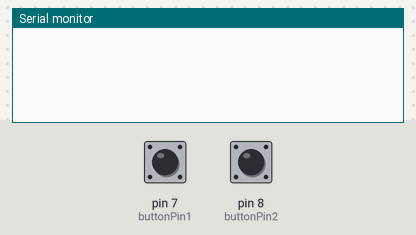
Simulated run of this sketch. Board: Arduino Uno, built with avr-gcc and run on an emulated ATmega328P. Shown: the last lines printed to the serial monitor. The test bench sets the inputs (shaded band); at power-on: pin 7 (buttonPin1) HIGH, pin 8 (buttonPin2) HIGH.

Above: at 1.2 s.
1.3 s: pin 7 (buttonPin1) pulled LOW for 0.15 s
At 2.0 s:
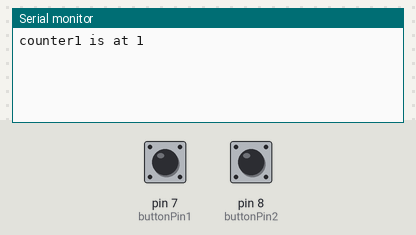
2.9 s: pin 8 (buttonPin2) pulled LOW for 0.15 s
At 3.3 s:
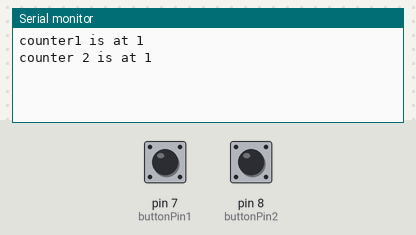
4.5 s: pin 7 (buttonPin1) pulled LOW for 1 s
At 5.7 s:
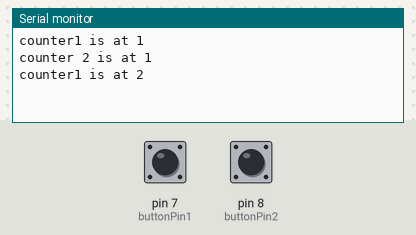
7.0 s: pin 8 (buttonPin2) pulled LOW for 1 s
At 7.6 s:
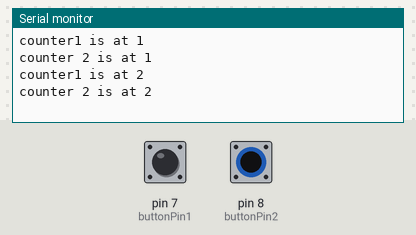

The sketch:

WEEK_10_BUTTON_PRESSES.ino
```cpp
// global variables
int counter1 = 0;  // keep track of how many times the button has been pressed
int counter2 = 0;
int buttonPin1 = 7;
int buttonPin2 = 8;// which pin is our button connected to?
// what was the previous state of the button? (so we can see if it's changed)
int prevButtonState1 = 1;
int prevButtonState2 = 1;

void setup() {
  Serial.begin(9600);

  // pull up the button to voltage so that
  // by default it returns a "1" or "HIGH"
  pinMode(buttonPin1, INPUT_PULLUP);
  pinMode(buttonPin2, INPUT_PULLUP);
}

void loop() {

  // create a variable named buttonState
  // and set its value to the pin state
  int buttonState1 = digitalRead(buttonPin1);
  int buttonState2 = digitalRead(buttonPin2);

  // we only want to know if the button is CURRENTLY down
  // and was PREVIOUSLY up
  if(buttonState1 == 0 && prevButtonState1 == 1) {
    counter1 = counter1 + 1;
    Serial.print("counter1 is at ");
    Serial.println(counter1);

  }
  if(buttonState2 == 0 && prevButtonState2 == 1) {
    counter2 = counter2 + 1;
    Serial.print("counter 2 is at ");
    Serial.println(counter2);

  }

  // reset previous state
  prevButtonState1 = buttonState1;
  prevButtonState2 = buttonState2;
}
```

Measured:
- after the input at 1.3 s, the serial monitor: prints a new line at once (image 1)
- after the input at 2.9 s, the serial monitor: prints a new line at once (image 2)
- after the input at 4.5 s, the serial monitor: prints a new line at once (image 3)
- after the input at 7.0 s, the serial monitor: prints a new line at once (image 4)
